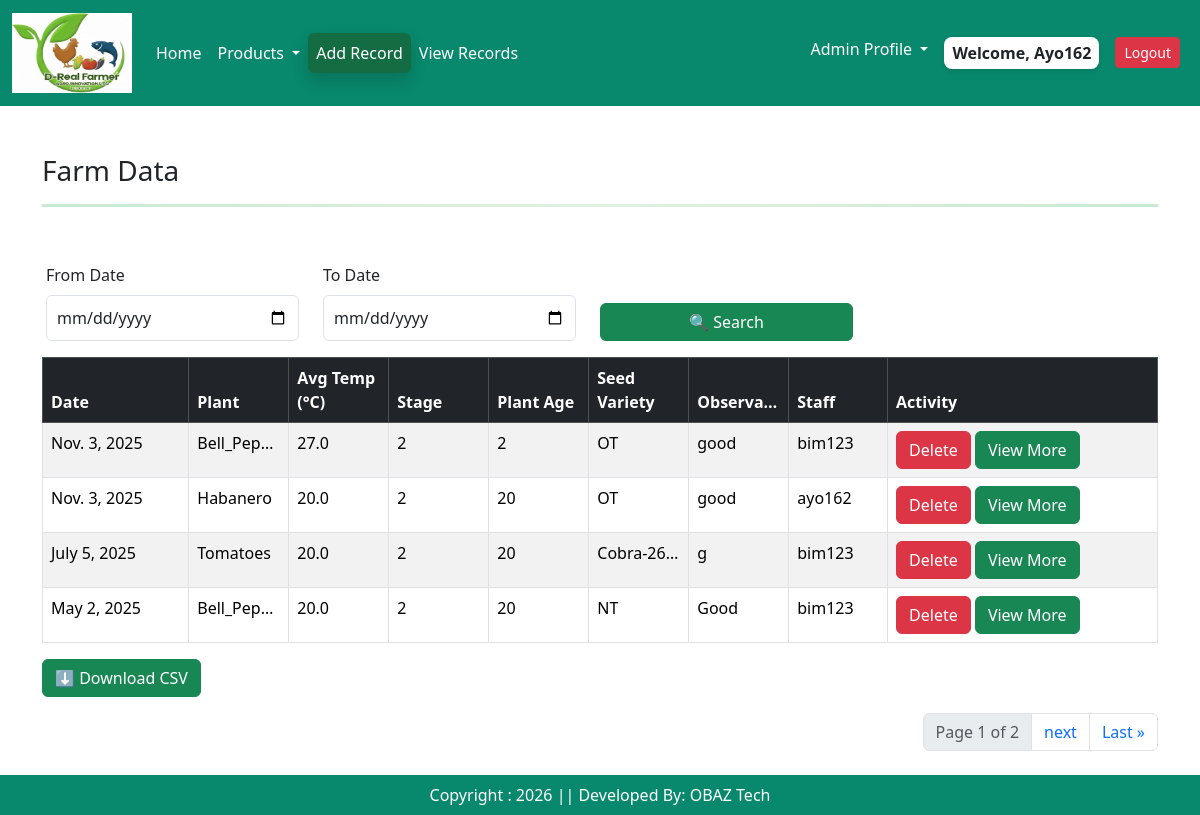
Page /viewrecords/ (signed in) on the earlier database version.
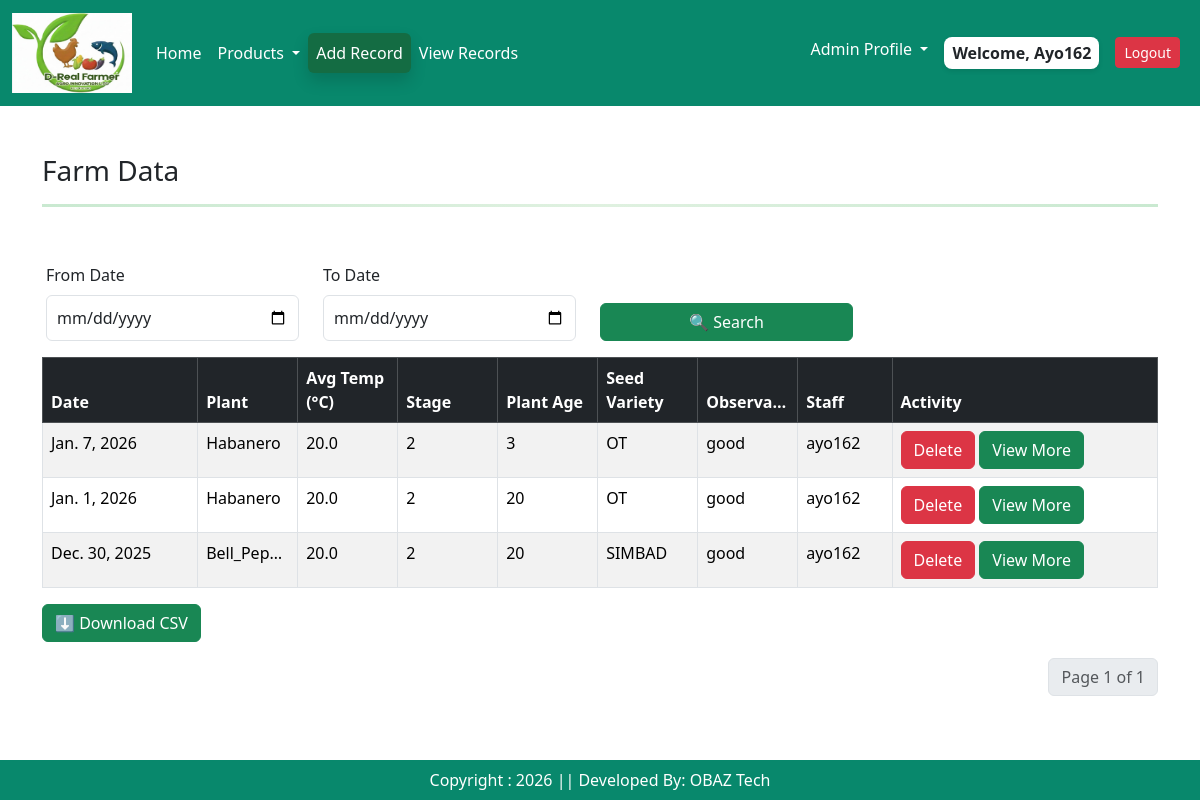
Same page on the later database version.
### app/models.py (models this page shows, shortened)
class Farminputs(models.Model):
    user = models.ForeignKey(User, on_delete=models.CASCADE)
    plant_choice =  models.CharField(choices = plant_choices  , max_length = 12, null=True, blank=True)
    plant_stage =  models.CharField(choices = stage_choices , max_length = 2, null=True, blank=True)
    plant_number = models.IntegerField(default= 0,null=True, blank=True)
    plant_age =  models.IntegerField(default= 0,null=True, blank=True)
    cocopeat_name= models.CharField(choices = cocopeat_choices , max_length = 2, null=True, blank=True)
    cocopeat_weight = models.FloatField(default= 0, null=True, blank=True)
    avg_temp = models.FloatField(default= 0, null=True, blank=True)
    avg_water = models.FloatField(default= 0, null=True, blank=True)
    seed_variety = models.CharField(choices = seed_choices, max_length = 12)
    seed_variety_other = models.CharField( max_length=30, blank=True, null=True)
    daily_observation = models.TextField( default = '')
    image = models.ImageField(default = 'avatar.jpg', validators=[validate_image_size],  upload_to = 'Observation_Images')
    created_at = models.DateField(null=True, blank=True, validators=[validate_not_future])
    class Meta:
        verbose_name = "Farminput"
        verbose_name_plural = "Farminput"  # Prevents Django from adding "s"

### app/views.py (the view)
# urls.py: path('viewrecords/', views.records, name = "viewrecords"),
@login_required(login_url = 'user_login')
def records(request):
    recordz = Farminputs.objects.all().order_by('-created_at')
    from_date = request.GET.get('from')
    to_date = request.GET.get('to')
    if from_date:
        recordz  = recordz .filter(created_at__date__gte=parse_date(from_date))
    if to_date:
        recordz  = recordz .filter(created_at__date__lte=parse_date(to_date))
    paginator = Paginator(recordz, 4)
    page_number = request.GET.get('page')
    venues = paginator.get_page(page_number)
    context = {
        'venues': venues,
        'from_date': from_date,
        'to_date': to_date
    }
    return render(request,"records.html", context)

### app/templates/records.html (shortened to what this page needs)
{% extends 'base.html' %}
{% load static %}
{% block main-content %}
<body>
<div class="container mt-5">
<div class="container">
<h3 class="mb-3">Farm Data</h3>
 <hr class="gradient-double">
<div class = "row">
  <div class="row mt-4 p-3">
    <div class="col-md-3">
      <label for="fromDate" class="form-label">From Date</label>
      <input type="date" id="fromDate" class="form-control">
    </div>
    <div class="col-md-3">
      <label for="toDate" class="form-label">To Date</label>
      <input type="date" id="toDate" class="form-control">
    </div>
    <div class="col-md-3 d-flex align-items-end">
      <button class="btn btn-success w-100" onclick="filterByDate()">🔍 Search</button>
    </div>
  </div>
  <div class="table-responsive">
    <table class="table table-bordered table-striped table-hover" id="farmTable">
      <thead class="table-dark">
        <tr>
          <th>Date</th>
           <th>Plant</th>
          <th>Avg Temp (°C)</th>
          <th>Stage</th>
          <th>Plant Age</th>
          <th>Seed Variety</th>
          <th  class="fixed-col">Observations </th>
           <th>Staff</th>
            <th>Activity</th>
        </tr>
      </thead>
      <tbody>
      {% for item in venues %}
        <tr>
           <td >{{ item.created_at }}</td>
          <td class="fixed-col">{{ item.plant_choice}}</td>
          <td class="fixed-col">{{ item.avg_temp}}</td>
          <td class="fixed-col">{{item.plant_stage}}</td>
          <td class="fixed-col">{{item.plant_age}}</td>
          <td class="fixed-col">{{ item.seed_variety}}</td>
          <td class="fixed-col">{{item.daily_observation }}</td>
            <td>{{ item.user}}</td>
          <td>
          {% if user.is_authenticated and user.is_staff and user.is_superuser %}
          <a  class="btn btn-danger"  href = "{% url 'farmrecordsdelete' item.id %}" >Delete</a>
          {% endif %}
          <a type="button" class="btn btn-success" href = "{% url 'farmrecordsedit' item.id %}">View More</a>
          </td>
        </tr>
  {% endfor %}
      </tbody>
    </table>
  </div>
  <div class="mb-3">
    <button class="btn btn-success" onclick="downloadTable()">⬇ Download CSV</button>
  </div>
 </div>
<nav aria-label="Page navigation example">
  <ul class="pagination justify-content-end">
   <li class="page-item disabled"><a href = "#" class="page-link">Page {{ venues.number }} of {{ venues.paginator.num_pages}}</a></li>
   {% if venues.has_next %}
   <li class="page-item"><a class="page-link" href = "?page={{ venues.next_page_number }}">next</a></li>
   <li class="page-item"> <a class="page-link" href = "?page={{ venues.paginator.num_pages}}">Last &raquo</a></li>
   {% endif  %}
     </ul>
</nav>
  </div>
  </div>
</div>
<br/><br/>
{% endblock main-content %}

### app/templates/base.html (shortened to what this page needs)
<!DOCTYPE html>
{% load static %}
<html lang="en">
<head>
    <link href = "https://cdn.jsdelivr.net/npm/bootstrap@5.3.3/dist/css/bootstrap.min.css" rel = "stylesheet"
    />
    <link href="https://cdn.jsdelivr.net/npm/bootstrap-icons/font/bootstrap-icons.css" rel="stylesheet"/>
    <link rel = "stylesheet" href = "{% static '/css/owl.carousel.min.css' %}" />
    <link rel = "stylesheet" href = "{% static '/css/all.min.css' %}" />
     <link rel = "stylesheet" href = "{% static '/css/style.css' %}" />
</head>
<body>
<div class = "row">
  <div class = "col-sm-12">
<nav class="navbar navbar-expand-lg" >
  <div class="container-fluid">
   <a class="navbar-brand" href="{% url 'home' %}"><img src = "{% static "/images/site_logo.jpg" %}" width = "120" height = "80"/></a>
{% if user.is_authenticated %}
    <div class="collapse navbar-collapse" id="navbarNavDropdown">
      <ul class="navbar-nav me-auto mb-2 mb-lg-0">
        <li class="nav-item">
          <a class="nav-link active" aria-current="page" href="#">Home</a>
        </li>
        <li class="nav-item dropdown">
          <a class="nav-link dropdown-toggle" href="#" role="button" data-bs-toggle="dropdown" aria-expanded="false">
            Products
          </a>
        </li>
           <li class="nav-item">
          <a class="nav-link active btn btn-success shadow" aria-current="page" href="{% url 'register' %}">Add Record</a>
        </li>
   <li class="nav-item">
          <a class="nav-link active" aria-current="page" href="{% url 'viewrecords' %}">View Records</a>
        </li>
      </ul>
      <ul class="navbar-nav ml-auto">
          {% if user.is_authenticated and user.is_staff and user.is_superuser %}
        <li class="nav-item dropdown">
          <a class="nav-link dropdown-toggle  text-dark" href="#" role="button" data-bs-toggle="dropdown" aria-expanded="false">
            Admin Profile
          </a>
        </li>
        {% endif %}
         <li class="nav-item p-2">
       {% if request.user.is_authenticated %} <span class = "welcome-user text-dark text-capitalize px-2 py-1">  welcome, {{request.user}} {% endif %}</span>
        </li>
        <li class="nav-item p-2">
           <a href="{% url 'user_logout' %}" class="btn btn-danger btn-sm">Logout</a>
        </li>
</ul>
   {% endif %}
    </div>
  </div>
</nav>
</div>
{% block main-content %}{% endblock main-content %}
<footer class = "container-fluid fixed-bottom text-white text-center p-2 mt-5">
Copyright : 2026 || Developed By: OBAZ Tech
</footer>
</body>
</html>

### app/static/css/style.css (style rules this page uses)
.navbar { background-color: rgb(8, 136, 108) !important; }
.nav-link { color: white !important; }
footer { background-color: rgb(8, 136, 108) !important; }
.form-control { padding: 10px !important; }
.fixed-col { width: 100px; max-width: 100px; white-space: nowrap; overflow: hidden; text-overflow: ellipsis; }
.gradient-double { border: none; height: 4px; background: linear-gradient(to bottom, #333 33%, transparent 33%, transparent 66%, #333 66%); }
.welcome-user { background-color: #fff; border-radius: 8px; font-weight: 600; box-shadow: 0 2px 5px rgba(0, 0, 0, 0.1); display: inline-block; }
.gradient-double { height: 3px; background: linear-gradient(to right, #28a745, #81c784, #28a745); border: none; margin: 1rem 0; }

Differences in the rows shown:
removed Farminputs: created_at "Nov. 3, 2025", plant_choice "Bell_Pep…", avg_temp "27.0", plant_stage "2", plant_age "2", seed_variety "OT", daily_observation "good", user "bim123"
removed Farminputs: created_at "Nov. 3, 2025", plant_choice "Habanero", avg_temp "20.0", plant_stage "2", plant_age "20", seed_variety "OT", daily_observation "good", user "ayo162"
removed Farminputs: created_at "July 5, 2025", plant_choice "Tomatoes", avg_temp "20.0", plant_stage "2", plant_age "20", seed_variety "Cobra-26…", daily_observation "g", user "bim123"
removed Farminputs: created_at "May 2, 2025", plant_choice "Bell_Pep…", avg_temp "20.0", plant_stage "2", plant_age "20", seed_variety "NT", daily_observation "Good", user "bim123"
added Farminputs: created_at "Jan. 7, 2026", plant_choice "Habanero", avg_temp "20.0", plant_stage "2", plant_age "3", seed_variety "OT", daily_observation "good", user "ayo162"
added Farminputs: created_at "Jan. 1, 2026", plant_choice "Habanero", avg_temp "20.0", plant_stage "2", plant_age "20", seed_variety "OT", daily_observation "good", user "ayo162"
added Farminputs: created_at "Dec. 30, 2025", plant_choice "Bell_Pep…", avg_temp "20.0", plant_stage "2", plant_age "20", seed_variety "SIMBAD", daily_observation "good", user "ayo162"
Other differences:
{{ venues.paginator.num_pages }}: "2" → "1"
text no longer shown: "next Last »"
